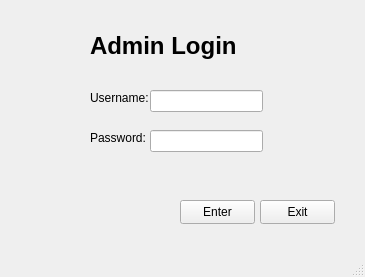
<?xml version="1.0" encoding="UTF-8"?>
<ui version="4.0">
 <class>adminlogin</class>
 <widget class="QMainWindow" name="adminlogin">
  <property name="geometry">
   <rect>
    <x>0</x>
    <y>0</y>
    <width>365</width>
    <height>277</height>
   </rect>
  </property>
  <property name="windowTitle">
   <string>Admin Login</string>
  </property>
  <widget class="QWidget" name="centralwidget">
   <widget class="QLabel" name="label">
    <property name="geometry">
     <rect>
      <x>90</x>
      <y>30</y>
      <width>171</width>
      <height>31</height>
     </rect>
    </property>
    <property name="font">
     <font>
      <pointsize>18</pointsize>
      <bold>true</bold>
     </font>
    </property>
    <property name="text">
     <string>Admin Login</string>
    </property>
   </widget>
   <widget class="QLabel" name="label_2">
    <property name="geometry">
     <rect>
      <x>90</x>
      <y>90</y>
      <width>71</width>
      <height>16</height>
     </rect>
    </property>
    <property name="text">
     <string>Username:</string>
    </property>
   </widget>
   <widget class="QLabel" name="label_3">
    <property name="geometry">
     <rect>
      <x>90</x>
      <y>130</y>
      <width>71</width>
      <height>16</height>
     </rect>
    </property>
    <property name="text">
     <string>Password:</string>
    </property>
   </widget>
   <widget class="QLineEdit" name="lineEdit_adminUser">
    <property name="geometry">
     <rect>
      <x>150</x>
      <y>90</y>
      <width>113</width>
      <height>22</height>
     </rect>
    </property>
   </widget>
   <widget class="QLineEdit" name="lineEdit_adminPass">
    <property name="geometry">
     <rect>
      <x>150</x>
      <y>130</y>
      <width>113</width>
      <height>22</height>
     </rect>
    </property>
   </widget>
   <widget class="QPushButton" name="adminloginBttn">
    <property name="geometry">
     <rect>
      <x>180</x>
      <y>200</y>
      <width>75</width>
      <height>24</height>
     </rect>
    </property>
    <property name="text">
     <string>Enter</string>
    </property>
   </widget>
   <widget class="QPushButton" name="exitBttn">
    <property name="geometry">
     <rect>
      <x>260</x>
      <y>200</y>
      <width>75</width>
      <height>24</height>
     </rect>
    </property>
    <property name="text">
     <string>Exit</string>
    </property>
   </widget>
  </widget>
  <widget class="QMenuBar" name="menubar">
   <property name="geometry">
    <rect>
     <x>0</x>
     <y>0</y>
     <width>365</width>
     <height>21</height>
    </rect>
   </property>
  </widget>
  <widget class="QStatusBar" name="statusbar"/>
 </widget>
 <resources/>
 <connections>
  <connection>
   <sender>exitBttn</sender>
   <signal>clicked()</signal>
   <receiver>adminlogin</receiver>
   <slot>hide()</slot>
   <hints>
    <hint type="sourcelabel">
     <x>297</x>
     <y>232</y>
    </hint>
    <hint type="destinationlabel">
     <x>182</x>
     <y>138</y>
    </hint>
   </hints>
  </connection>
 </connections>
 <slots>
  <slot>on_exitBttn_clicked()</slot>
  <slot>on_adminloginBttn_clicked()</slot>
 </slots>
</ui>
